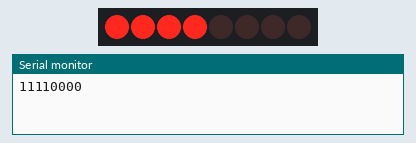
The sketch below on a simulated Arduino Uno, built with avr-gcc and run on an emulated ATmega328P. Shown: 8 shift-register outputs drawn as a row of LEDs (first output left, lit = HIGH), the last lines printed to the serial monitor. Wiring (inferred from the names in the program): shift register (74HC595): data pin 8; shift clock pin 9; latch pin 11. Wiring (inferred from the signals the program sends): row of LEDs: on Q0, Q1, Q2, Q3, Q4, Q5, Q6, Q7.

Above: at 0.5 s.
At 3.5 s:
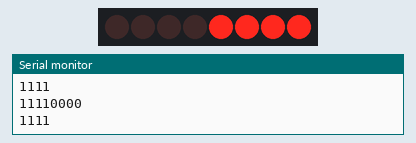
Timing chart, 0 to 4.6 s (numbered marks = the images above):
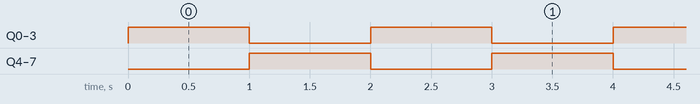

The sketch:

binaryBitFlipper.ino
```cpp
//Circular Shift Right

int LatchPin=11;
int ClockPin =9;
int DataPin=8;
byte myByte=0b11110000;
int dt =1000;
byte myByteFlipped;

void setup() {
Serial.begin(9600);
pinMode(DataPin,OUTPUT);
pinMode(ClockPin,OUTPUT);
pinMode(LatchPin,OUTPUT);
}

void loop() {

digitalWrite(LatchPin,LOW);
shiftOut(DataPin,ClockPin,LSBFIRST,myByte);//send data out through pin 12 on register to 14,clock to synchronise,3rd part order n which you send bits,data packet you sendng?
digitalWrite(LatchPin,HIGH);
Serial.println(myByte,BIN);
delay(dt);
myByteFlipped=255-myByte;

digitalWrite(LatchPin,LOW);
shiftOut(DataPin,ClockPin,LSBFIRST,myByteFlipped);//send data out through pin 12 on register to 14,clock to synchronise,3rd part order n which you send bits,data packet you sendng?
digitalWrite(LatchPin,HIGH);
Serial.println(myByteFlipped,BIN);
delay(dt);

}
```

Measured:
- by itself, Q0–7: alternates HIGH for 1.0 s and LOW for 1.0 s
